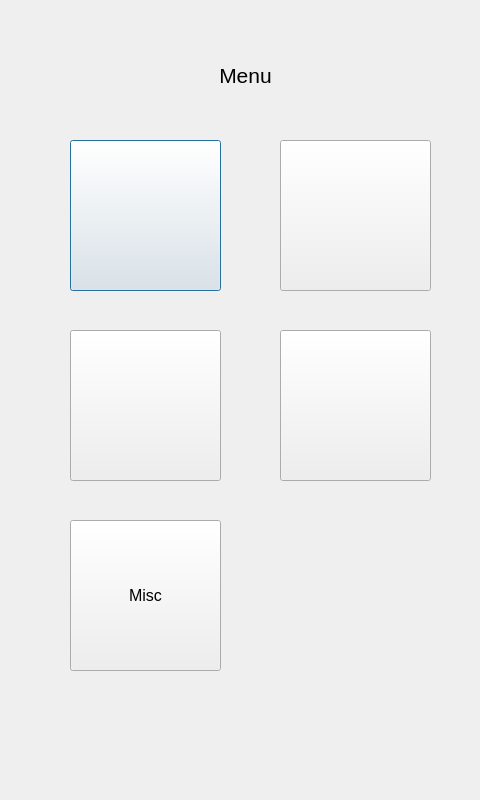
<?xml version="1.0" encoding="UTF-8"?>
<ui version="4.0">
 <class>Menu</class>
 <widget class="QDialog" name="Menu">
  <property name="geometry">
   <rect>
    <x>0</x>
    <y>0</y>
    <width>480</width>
    <height>800</height>
   </rect>
  </property>
  <property name="windowTitle">
   <string>Dialog</string>
  </property>
  <widget class="QLabel" name="label">
   <property name="geometry">
    <rect>
     <x>110</x>
     <y>40</y>
     <width>271</width>
     <height>71</height>
    </rect>
   </property>
   <property name="text">
    <string>&lt;html&gt;&lt;head/&gt;&lt;body&gt;&lt;p align=&quot;center&quot;&gt;&lt;span style=&quot; font-size:16pt;&quot;&gt;Menu&lt;/span&gt;&lt;/p&gt;&lt;/body&gt;&lt;/html&gt;</string>
   </property>
  </widget>
  <widget class="QPushButton" name="userReg">
   <property name="geometry">
    <rect>
     <x>70</x>
     <y>140</y>
     <width>151</width>
     <height>151</height>
    </rect>
   </property>
   <property name="font">
    <font>
     <pointsize>12</pointsize>
    </font>
   </property>
   <property name="autoFillBackground">
    <bool>false</bool>
   </property>
   <property name="styleSheet">
    <string notr="true">image: url(:/userReg/Group 24.png);</string>
   </property>
   <property name="text">
    <string/>
   </property>
  </widget>
  <widget class="QPushButton" name="attendance">
   <property name="geometry">
    <rect>
     <x>280</x>
     <y>140</y>
     <width>151</width>
     <height>151</height>
    </rect>
   </property>
   <property name="font">
    <font>
     <pointsize>12</pointsize>
    </font>
   </property>
   <property name="styleSheet">
    <string notr="true">image: url(:/attendance/attendanceICON.png);</string>
   </property>
   <property name="text">
    <string/>
   </property>
  </widget>
  <widget class="QPushButton" name="canteen">
   <property name="geometry">
    <rect>
     <x>70</x>
     <y>330</y>
     <width>151</width>
     <height>151</height>
    </rect>
   </property>
   <property name="font">
    <font>
     <pointsize>12</pointsize>
    </font>
   </property>
   <property name="styleSheet">
    <string notr="true">image: url(:/canteen/Group 27.png);</string>
   </property>
   <property name="text">
    <string/>
   </property>
  </widget>
  <widget class="QPushButton" name="diagnostic">
   <property name="geometry">
    <rect>
     <x>280</x>
     <y>330</y>
     <width>151</width>
     <height>151</height>
    </rect>
   </property>
   <property name="font">
    <font>
     <pointsize>12</pointsize>
    </font>
   </property>
   <property name="styleSheet">
    <string notr="true">image: url(:/diagnostic/Group 26.png);</string>
   </property>
   <property name="text">
    <string/>
   </property>
  </widget>
  <widget class="QPushButton" name="misc">
   <property name="geometry">
    <rect>
     <x>70</x>
     <y>520</y>
     <width>151</width>
     <height>151</height>
    </rect>
   </property>
   <property name="font">
    <font>
     <pointsize>12</pointsize>
    </font>
   </property>
   <property name="text">
    <string>Misc</string>
   </property>
  </widget>
  <zorder>label</zorder>
  <zorder>attendance</zorder>
  <zorder>canteen</zorder>
  <zorder>diagnostic</zorder>
  <zorder>misc</zorder>
  <zorder>userReg</zorder>
 </widget>
 <resources>
  <include location="userRegIMG.qrc"/>
 </resources>
 <connections/>
</ui>
